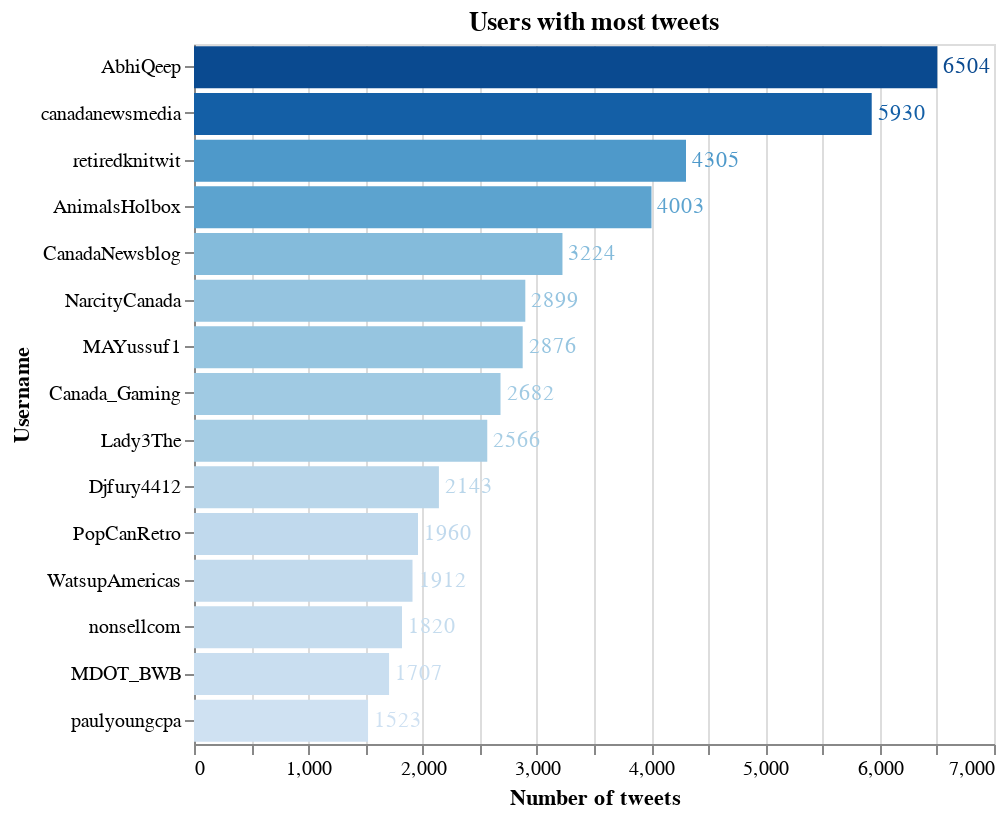

Notebook source saved alongside this figure:
### Markdown cell above
### Users with most tweets that mention/or are related with the official Canadian accounts.

### Code cell
df_aux = pd.DataFrame(df_tot.groupby(['username'])['tweet'].count()).reset_index().sort_values(by=['tweet'], ascending=False).reset_index(drop=True)

bars = alt.Chart(df_aux[:15]).mark_bar().encode(
    x=alt.X('tweet', title="Number of tweets"),
    y=alt.Y('username', sort=list(df_aux['username'][:15]), title="Username"),
    color=alt.Color('tweet', legend=None)
).properties(
    title='Users with most tweets'
)

text = bars.mark_text(
    align='left',
    baseline='middle',
    dx=3  # Nudges text to right so it doesn't appear on top of the bar
).encode(
    text='tweet:Q'
)

(bars + text).properties(height=350)

### Figure 1 — Vega-Lite specification as saved in the notebook (floating-point values rounded to 4 significant figures)
{"$schema": "https://vega.github.io/schema/vega-lite/v4.8.1.json", "config": {"view": {"continuousHeight": 300, "continuousWidth": 400}}, "data": {"name": "data-ac61f21dd1018f0ffd9dbc40e9e61e3c"}, "datasets": {"data-ac61f21dd1018f0ffd9dbc40e9e61e3c": [{"tweet": 6504, "username": "AbhiQeep"}, {"tweet": 5930, "username": "canadanewsmedia"}, {"tweet": 4305, "username": "retiredknitwit"}, {"tweet": 4003, "username": "AnimalsHolbox"}, {"tweet": 3224, "username": "CanadaNewsblog"}, {"tweet": 2899, "username": "NarcityCanada"}, {"tweet": 2876, "username": "MAYussuf1"}, {"tweet": 2682, "username": "Canada_Gaming"}, {"tweet": 2566, "username": "Lady3The"}, {"tweet": 2143, "username": "Djfury4412"}, {"tweet": 1960, "username": "PopCanRetro"}, {"tweet": 1912, "username": "WatsupAmericas"}, {"tweet": 1820, "username": "nonsellcom"}, {"tweet": 1707, "username": "MDOT_BWB"}, {"tweet": 1523, "username": "paulyoungcpa"}]}, "height": 350, "layer": [{"encoding": {"color": {"field": "tweet", "legend": null, "type": "quantitative"}, "x": {"field": "tweet", "title": "Number of tweets", "type": "quantitative"}, "y": {"field": "username", "sort": ["AbhiQeep", "canadanewsmedia", "retiredknitwit", "AnimalsHolbox", "CanadaNewsblog", "NarcityCanada", "MAYussuf1", "Canada_Gaming", "Lady3The", "Djfury4412", "PopCanRetro", "WatsupAmericas", "nonsellcom", "MDOT_BWB", "paulyoungcpa"], "title": "Username", "type": "nominal"}}, "mark": "bar", "title": "Users with most tweets"}, {"encoding": {"color": {"field": "tweet", "legend": null, "type": "quantitative"}, "text": {"field": "tweet", "type": "quantitative"}, "x": {"field": "tweet", "title": "Number of tweets", "type": "quantitative"}, "y": {"field": "username", "sort": ["AbhiQeep", "canadanewsmedia", "retiredknitwit", "AnimalsHolbox", "CanadaNewsblog", "NarcityCanada", "MAYussuf1", "Canada_Gaming", "Lady3The", "Djfury4412", "PopCanRetro", "WatsupAmericas", "nonsellcom", "MDOT_BWB", "paulyoungcpa"], "title": "Username", "type": "nominal"}}, "mark": {"align": "left", "baseline": "middle", "dx": 3, "type": "text"}, "title": "Users with most tweets"}]}
